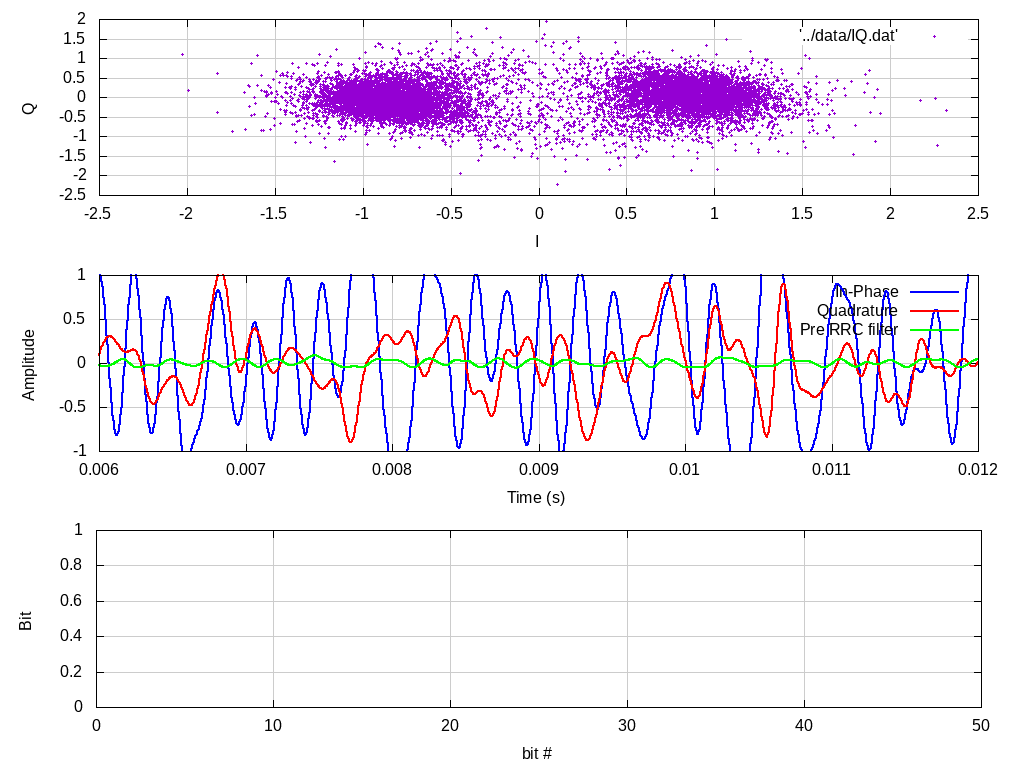

Generate this figure with gnuplot:
# example.gnuplut : configuration for plotting (change as needed)

reset                                   # reset
set size ratio 0.2                      # set relative size of plots
set grid xtics ytics                    # grid: enable both x and y lines
set grid lt 1 lc rgb '#cccccc' lw 1     # grid: thin gray lines
set multiplot layout 3,1 scale 1.0,1.0  # set two plots for this figure

# time domain
set ylabel 'Q'               # set y-axis label
set xlabel 'I'                   # set x-axis label
                     # set x plot range
plot '../data/IQ.dat' with points pt 7 ps 0.2

# freq domain (Fourier)
set ylabel 'Amplitude'              # set y-axis label
set xlabel 'Time (s)'               # set x-axis label
set yrange [-1.0:1.0]                      # set y plot range
set xrange [0.006:0.012]                       # set x plot range
plot '../data/signal3.dat' using 1:2 with lines lt 1 lw 2 lc rgb '#0000ff' title 'In-Phase','../data/signal1.dat' using 1:2 with lines lt 1 lw 2 lc rgb '#ff0000' title 'Quadrature','../data/signal2.dat' using 1:2 with lines lt 1 lw 2 lc rgb '#00ff00' title 'Pre RRC filter'

# freq domain (PSD)
set ylabel 'Bit'            # set y-axis label
set xlabel 'bit #'             # set x-axis label                    # set y plot range
set yrange [0.0:1.0]
set xrange [0.000:50]                       # set x plot range
# add your own .dat file for PSD as part of the take-home
plot '../data/symbPairing.dat' using 1:2 with lines lt 1 lw 2 lc rgb '#0000ff' notitle



unset multiplot
